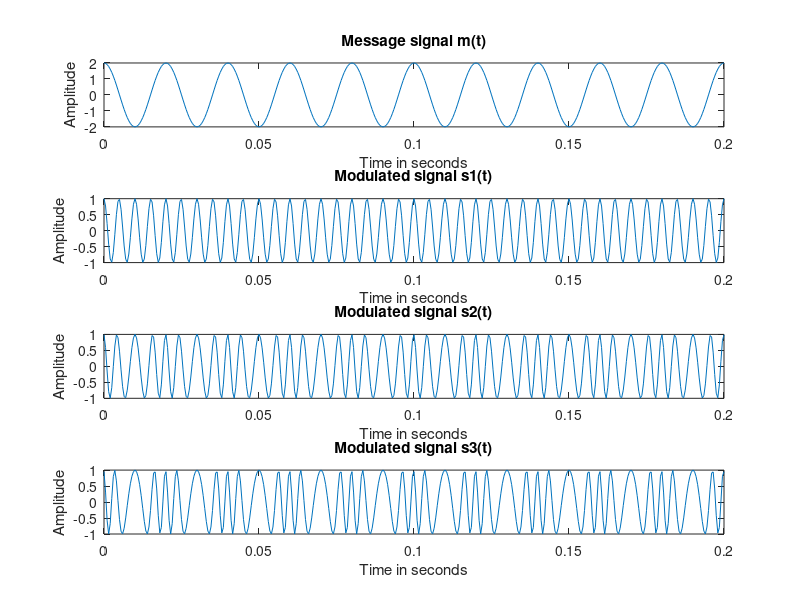
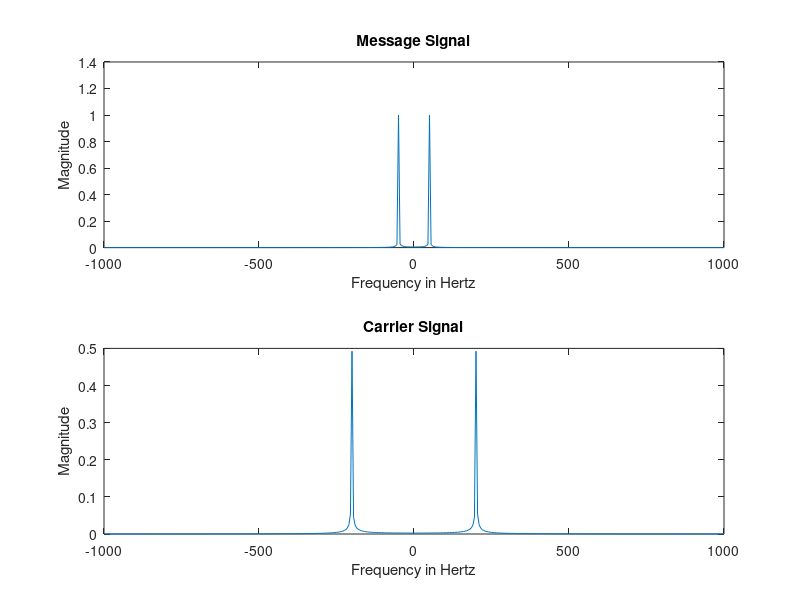
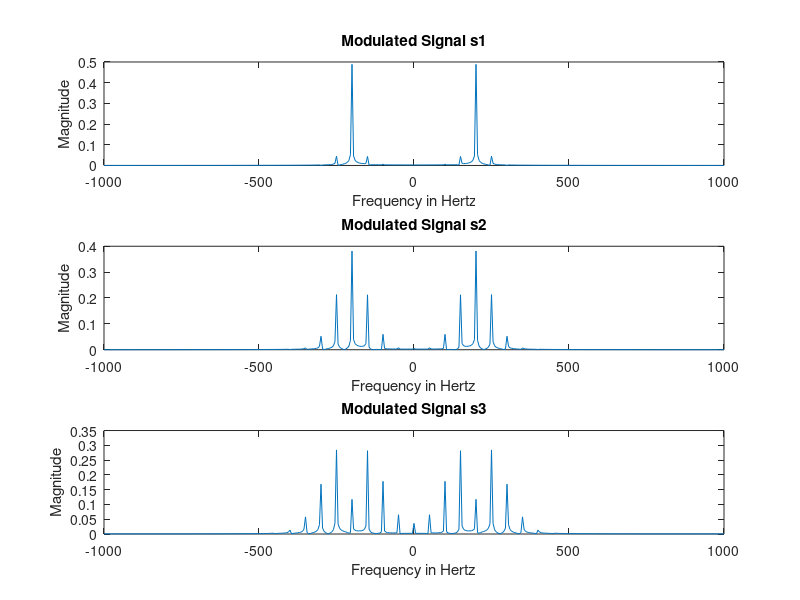

The MATLAB source for these figures, in order: (Note: this script raises an error after producing the figures.)
close all;
clc;
clear all;
%% 2.1.a
fs=2000;
t=0:1/fs:0.2;
%% 2.1.b
Ac=1;
fc=200;
c=Ac*cos(2*pi*fc*t);
%% 2.1.c
Am=2;
fm=50;
m=Am*cos(2*pi*fm*t);
%% 2.1.d
kf=[5,25,50];
s=@(kf) Ac*(cos(2*pi*fc*t+(2*pi*kf*cumsum(m)/fs)));
s1=s(kf(1));
s2=s(kf(2));
s3=s(kf(3));
% s1=fmmod(m,fc,fs,Am*kf(1)); %for correction 
% s2=fmmod(m,fc,fs,Am*kf(2)); %for correction   
% s3=fmmod(m,fc,fs,Am*kf(3)); %for correction 
%% 2.1.e
figure;
subplot(411);
plot(t,m);
title('Message signal m(t)');
xlabel('Time in seconds');
ylabel('Amplitude');
subplot(412);
plot(t,s1);
title('Modulated signal s1(t)');
xlabel('Time in seconds');
ylabel('Amplitude');
subplot(413);
plot(t,s2);
title('Modulated signal s2(t)');
xlabel('Time in seconds');
ylabel('Amplitude');
subplot(414);
plot(t,s3);
title('Modulated signal s3(t)');
xlabel('Time in seconds');
ylabel('Amplitude');
%% 2.2.a
n=length(t);
f=linspace(-fs/2,fs/2,n);
m_f=fft(m,n);
c_f=fft(c,n);
s1_f=fft(s1,n);
s2_f=fft(s2,n);
s3_f=fft(s3,n);
%% 2.2.b
figure;
subplot(211);
plot(f,fftshift(abs(m_f/n)));
title('Message Signal');
xlabel('Frequency in Hertz');
ylabel('Magnitude');
subplot(212);
plot(f,fftshift(abs(c_f/n)));
title('Carrier Signal');
xlabel('Frequency in Hertz');
ylabel('Magnitude');
%% 2.2.c
figure;
subplot(311);
plot(f,fftshift(abs(s1_f/n)));
title('Modulated Signal s1');
xlabel('Frequency in Hertz');
ylabel('Magnitude');
subplot(312);
plot(f,fftshift(abs(s2_f/n)));
title('Modulated Signal s2');
xlabel('Frequency in Hertz');
ylabel('Magnitude');
subplot(313);
plot(f,fftshift(abs(s3_f/n)));
title('Modulated Signal s3');
xlabel('Frequency in Hertz');
ylabel('Magnitude');
%% 2.3.a
s1_demod=Am*fmdemod(s1,fc,fs,Am*kf(1));
s2_demod=Am*fmdemod(s2,fc,fs,Am*kf(2));
s3_demod=Am*fmdemod(s3,fc,fs,Am*kf(3));
%% 2.3.b
figure;
subplot(311);
plot(t,m);
title('Blue is m(t) and orange is our demodulated signal s1demod(t)');
xlabel('Time in seconds');
ylabel('Amplitude');
hold on;
plot(t,s1_demod);
hold off;
subplot(312);
plot(t,m);
title('Blue is m(t) and orange is our demodulated signal s2demod(t)');
xlabel('Time in seconds');
ylabel('Amplitude');
hold on;
plot(t,s2_demod);
hold off;
subplot(313);
plot(t,m);
title('Blue is m(t) and orange is our demodulated signal s3demod(t)');
xlabel('Time in seconds');
ylabel('Amplitude');
hold on;
plot(t,s3_demod);
hold off;